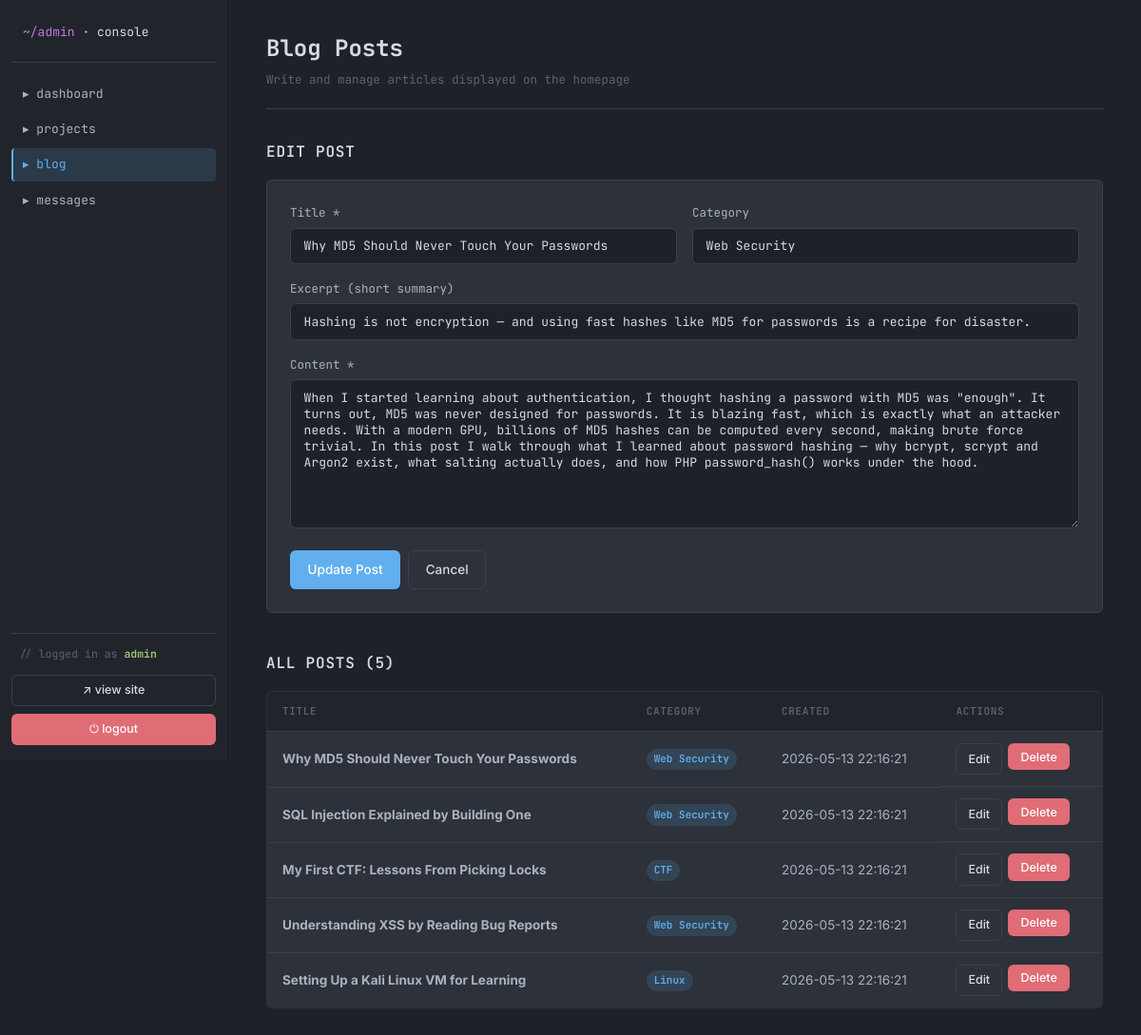
Page /admin/blog.php?edit=1 (signed in) on the committed database.
### tables this page shows
CREATE TABLE `blog_posts` (
    `id` INT(11) NOT NULL AUTO_INCREMENT,
    `title` VARCHAR(200) NOT NULL,
    `content` TEXT NOT NULL,
    `excerpt` VARCHAR(300) DEFAULT NULL,
    `image` VARCHAR(255) DEFAULT 'assets/img/blog-default.svg',
    `category` VARCHAR(50) DEFAULT 'General',
    `created_at` TIMESTAMP DEFAULT CURRENT_TIMESTAMP,
    PRIMARY KEY (`id`)
);

### includes/functions.php (called while the page is built, shortened)
<?php
function e(string $value): string
{
    return htmlspecialchars($value, ENT_QUOTES | ENT_HTML5, 'UTF-8');
}

### admin/blog.php (the view, shortened to what this page needs)
<?php require __DIR__ . '/header.php'; ?>
<?php
$editing = null;
if (!empty($_GET['edit'])) {
    $stmt = $pdo->prepare('SELECT * FROM blog_posts WHERE id = :id');
    $stmt->execute([':id' => $_GET['edit']]);
    $editing = $stmt->fetch();
}
$posts = $pdo->query('SELECT * FROM blog_posts ORDER BY created_at DESC')->fetchAll();
?>
<div class="admin-header">
    <div>
        <h1>Blog Posts</h1>
        <p class="text-muted">Write and manage articles displayed on the homepage</p>
    </div>
</div>
<section class="admin-section">
    <h2><?= $editing ? 'Edit Post' : 'New Post' ?></h2>
    <form method="POST" class="admin-form">
        <div class="form-row">
            <div class="form-group">
                <label for="title">Title *</label>
                <input type="text" id="title" name="title" required maxlength="200"
                       value="<?= $editing ? e($editing['title']) : '' ?>">
            </div>
            <div class="form-group">
                <label for="category">Category</label>
                <input type="text" id="category" name="category" maxlength="50"
                       value="<?= $editing ? e($editing['category']) : 'General' ?>">
            </div>
        </div>
        <div class="form-group">
            <label for="excerpt">Excerpt (short summary)</label>
            <input type="text" id="excerpt" name="excerpt" maxlength="300"
                   value="<?= $editing ? e($editing['excerpt']) : '' ?>">
        </div>
        <div class="form-group">
            <label for="content">Content *</label>
            <textarea id="content" name="content" rows="8" required><?= $editing ? e($editing['content']) : '' ?></textarea>
        </div>
        <div class="form-actions">
            <button type="submit" class="btn btn-primary"><?= $editing ? 'Update Post' : 'Publish Post' ?></button>
            <?php if ($editing): ?>
                <a href="blog.php" class="btn btn-outline">Cancel</a>
            <?php endif; ?>
        </div>
    </form>
</section>
<section class="admin-section">
    <h2>All Posts (<?= count($posts) ?>)</h2>
    <?php if (!$posts): ?>
        <p class="empty-state">No posts yet.</p>
    <?php else: ?>
        <table class="admin-table">
            <thead>
                <tr>
                    <th>Title</th>
                    <th>Category</th>
                    <th>Created</th>
                    <th>Actions</th>
                </tr>
            </thead>
            <tbody>
                <?php foreach ($posts as $p): ?>
                <tr>
                    <td><strong><?= e($p['title']) ?></strong></td>
                    <td><span class="badge"><?= e($p['category']) ?></span></td>
                    <td><?= e($p['created_at']) ?></td>
                    <td class="actions-cell">
                        <a href="?edit=<?= (int)$p['id'] ?>" class="btn btn-outline btn-sm">Edit</a>
                        <form method="POST" style="display:inline" data-confirm="Delete this post?">
                            <button type="submit" class="btn btn-danger btn-sm">Delete</button>
                        </form>
                    </td>
                </tr>
                <?php endforeach; ?>
            </tbody>
        </table>
    <?php endif; ?>
</section>
<?php require __DIR__ . '/footer.php'; ?>

### assets/css/style.css (style rules this page uses)
:root { --bg-app: #1e2127; --bg-titlebar: #21252b; --bg-activitybar: #2c313a; --bg-sidebar: #21252b; --bg-editor: #282c34; --bg-tabbar: #21252b; --bg-tab-active: #282c34; --bg-statusbar: #21252b; --bg-elev: #2c313a; --bg-elev-hover: #353b45; --border: #181a1f; --border-soft: #3a3f4b; --text-primary: #abb2bf; --text-strong: #d7dae0; --text-muted: #5c6370; --text-comment: #7f848e; --accent-blue: #61afef; --accent-purple: #c678dd; --accent-green: #98c379; --accent-yellow: #e5c07b; --accent-red: #e06c75; --accent-cyan: #56b6c2; --selection: rgba(97, 175, 239, 0.2); --radius: 6px; --transition: 0.18s ease; --font-ui: 'Inter', -apple-system, BlinkMacSystemFont, sans-serif; --font-mono: 'JetBrains Mono', 'SF Mono', Menlo, Consolas, monospace; }
*, *::before, *::after { box-sizing: border-box; margin: 0; padding: 0; }
html { scroll-behavior: smooth; }
body { font-family: var(--font-ui); font-size: 14px; line-height: 1.6; background: var(--bg-app); color: var(--text-primary); -webkit-font-smoothing: antialiased; transition: background var(--transition), color var(--transition); }
a { color: var(--accent-blue); text-decoration: none; }
button { font-family: inherit; cursor: pointer; border: none; background: none; color: inherit; }
.btn { display: inline-flex; align-items: center; justify-content: center; gap: 0.5rem; padding: 0.55rem 1.1rem; border-radius: var(--radius); font-size: 13.5px; font-weight: 500; transition: var(--transition); border: 1px solid transparent; font-family: var(--font-ui); cursor: pointer; }
.btn-primary { background: var(--accent-blue); color: white; }
.btn-outline { background: transparent; border-color: var(--border-soft); color: var(--text-strong); }
.btn-sm { padding: 0.35rem 0.75rem; font-size: 12.5px; }
.btn-danger { background: var(--accent-red); color: white; }
.badge { display: inline-block; padding: 0.15rem 0.5rem; border-radius: 999px; background: rgba(97, 175, 239, 0.15); color: var(--accent-blue); font-size: 11px; font-weight: 600; font-family: var(--font-mono); }
.form-group { margin-bottom: 1rem; }
.form-group label { display: block; margin-bottom: 0.35rem; font-family: var(--font-mono); font-size: 12.5px; color: var(--text-primary); }
.form-group input, .form-group textarea, .form-group select { width: 100%; padding: 0.6rem 0.85rem; background: var(--bg-app); border: 1px solid var(--border-soft); border-radius: var(--radius); color: var(--text-strong); font-family: var(--font-mono); font-size: 13px; transition: var(--transition); }
.form-group textarea { resize: vertical; min-height: 120px; }

### assets/css/admin.css (style rules this page uses)
.admin-body { display: flex; min-height: 100vh; background: var(--bg-app); color: var(--text-primary); font-family: var(--font-ui); }
.admin-header { display: flex; justify-content: space-between; align-items: flex-end; margin-bottom: 2rem; padding-bottom: 1.25rem; border-bottom: 1px solid var(--border-soft); }
.admin-header h1 { font-family: var(--font-mono); font-size: 1.5rem; font-weight: 700; color: var(--text-strong); margin-bottom: 0.25rem; }
.text-muted { color: var(--text-muted); font-family: var(--font-mono); font-size: 12.5px; }
.admin-section { margin-bottom: 2.5rem; }
.admin-section h2 { font-family: var(--font-mono); font-size: 1rem; font-weight: 600; color: var(--text-strong); margin-bottom: 1rem; text-transform: uppercase; letter-spacing: 0.05em; }
.admin-table { width: 100%; border-collapse: collapse; background: var(--bg-elev); border: 1px solid var(--border-soft); border-radius: var(--radius); overflow: hidden; font-size: 13.5px; }
.admin-table th, .admin-table td { padding: 0.75rem 1rem; text-align: left; border-bottom: 1px solid var(--border-soft); }
.admin-table thead th { background: var(--bg-tabbar); text-transform: uppercase; font-size: 11px; letter-spacing: 0.06em; color: var(--text-muted); font-weight: 600; font-family: var(--font-mono); }
.admin-table tbody tr:last-child td { border-bottom: none; }
.actions-cell { display: flex; gap: 0.4rem; flex-wrap: wrap; }
.admin-form { padding: 1.5rem; background: var(--bg-elev); border: 1px solid var(--border-soft); border-radius: var(--radius); margin-bottom: 1.25rem; }
.form-row { display: grid; grid-template-columns: 1fr 1fr; gap: 1rem; }
.form-actions { display: flex; gap: 0.5rem; margin-top: 1rem; flex-wrap: wrap; }

### rows in the picture
blog_posts: title "Why MD5 Should Never Touch Your Passwords", category "Web Security", excerpt "Hashing is not encryption — and using fast hashes like MD5 for passwords is a recipe for disaster.", content "When I started learning about authentication, I thought hashing a password with MD5 was \"enough\". It turns out, MD5 was never designed for passwords. It is blazing fast, which is exactly what an attacker needs. With a modern GPU, billions of MD5 hashes can be computed every second, making brute force trivial. In this post I walk through what I learned about password hashing — why bcrypt, scrypt and Argon2 exist, what salting actually does, and how PHP password_hash() works under the hood.", created_at "2026-05-13 22:16:21"
blog_posts: title "SQL Injection Explained by Building One", category "Web Security", created_at "2026-05-13 22:16:21"
blog_posts: title "My First CTF: Lessons From Picking Locks", category "CTF", created_at "2026-05-13 22:16:21"
blog_posts: title "Understanding XSS by Reading Bug Reports", category "Web Security", created_at "2026-05-13 22:16:21"
blog_posts: title "Setting Up a Kali Linux VM for Learning", category "Linux", created_at "2026-05-13 22:16:21"

### other values in the picture
$_SESSION['admin_username'] "admin"
count($posts) "5"
